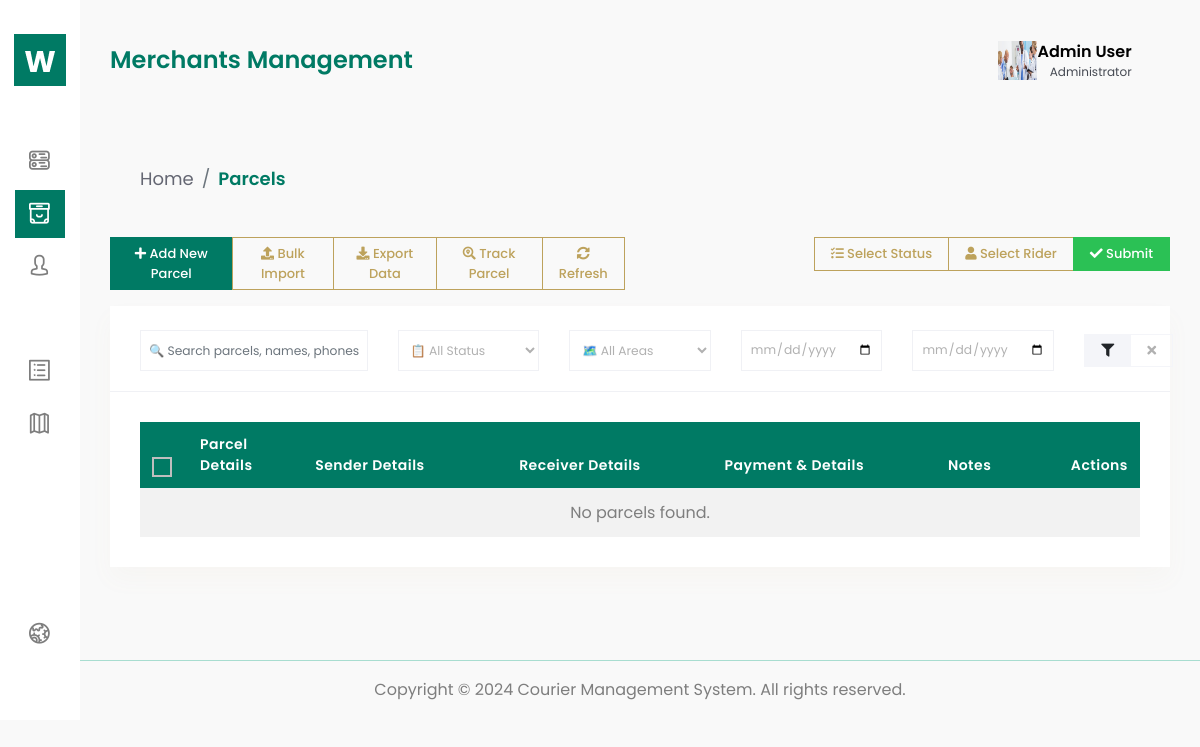
/parcels/parcels-info/, run on an earlier commit of the app's database.
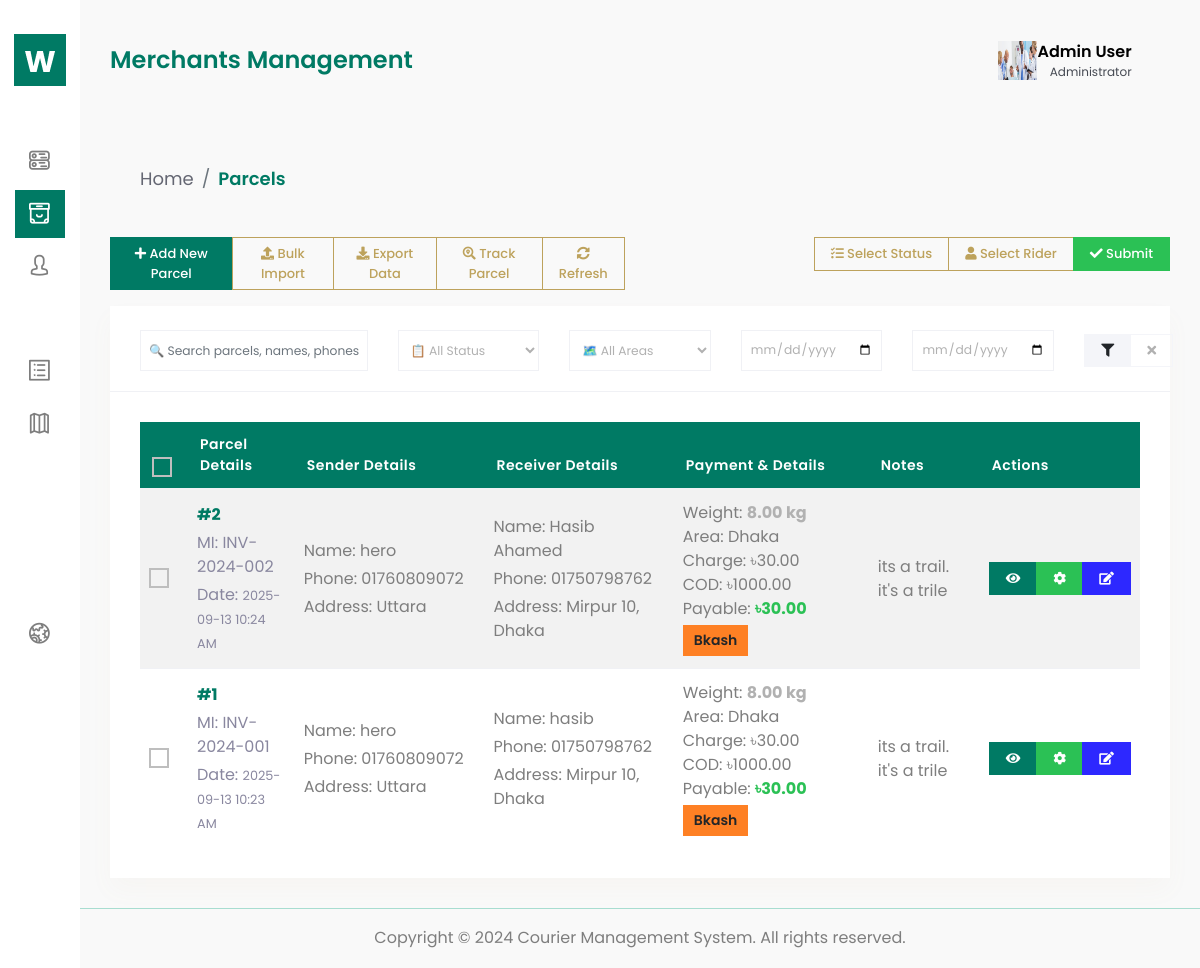
And on a later commit of the database.
### parcels/models.py (models this page shows, shortened)
class Parcel(models.Model):
    parcels_id = models.AutoField(primary_key=True)
    parcels_merchant_id = models.ForeignKey(
        'accounts.Merchant', on_delete=models.CASCADE, null=True, blank=True, related_name='parcels'
    )
    parcels_service_id = models.ForeignKey(
        'logistics.Service', on_delete=models.CASCADE, related_name='parcels', default="1"
    )
    parcels_area_id = models.ForeignKey(
        'logistics.Area', on_delete=models.CASCADE, null=True, blank=True, related_name='parcels'
    )
    assigned_soldier = models.ForeignKey(
        'accounts.DeliverySoldier',
        on_delete=models.SET_NULL,  # If soldier is deleted, keep parcel but set null
        null=True, blank=True,
        related_name='parcels'      # 👈 this gives soldier.parcels
    )
    DELIVERY_AREAS = [
        ('dhaka', 'Dhaka City'),
        ('sub_city', 'Sub City'),
        ('out_dhaka', 'Out of Dhaka'),
    ]
    parcels_customer_name = models.CharField(max_length=100)
    parcels_customer_phone = models.CharField(max_length=20)
    parcels_customer_phone2 = models.CharField(max_length=20, null=True, blank=True)
    parcels_customer_address = models.TextField()
    parcels_cash_collection = models.DecimalField(max_digits=10, decimal_places=2)
    selected_price=models.DecimalField(max_digits=10,decimal_places=2, null=True,blank=True)
    parcels_type= models.CharField(max_length=50, null=True, blank=True, choices=(("documents","documents"),("electronics","electronics"),("clothing","clothing"),("food items","food items"),("other","other")), default="other")
    parcels_weight_kg = models.DecimalField(max_digits=5, decimal_places=2)  # e.g. 12.50 kg
    parcels_item_desc = models.CharField(max_length=255)
    parcels_note = models.TextField(null=True, blank=True)
    delivery_area = models.CharField(max_length=20, choices=DELIVERY_AREAS, default="dhaka")
    pickup_date=models.DateField(null=True, blank=True)
    payment_method=models.CharField(max_length=200, choices=(("Bkash","Bkash"),("Nogod","Nogod"),("Bank","Bank")), default="Bkash")
    created_at = models.DateTimeField(auto_now_add=True)  # for tracking
    updated_at = models.DateTimeField(auto_now=True)

### accounts/models.py (models this page shows, shortened)
class Merchant(models.Model):
    STATUS_CHOICES=(
        ("pending","Pending Approval"),
        ("approved","Approved"),
        ("rejected","Rejected"),
    )
    merchant_id = models.BigAutoField(primary_key=True)
    merchant_name = models.CharField(max_length=100)
    merchant_email = models.EmailField(unique=True)
    merchant_phone = models.CharField(max_length=20)
    merchant_business_name = models.CharField(max_length=150)
    merchant_business_number = models.CharField(max_length=50)
    merchant_business_url = models.URLField(blank=True, null=True)
    merchant_pickup_address = models.TextField()
    merchant_username = models.CharField(max_length=50, unique=True)
    merchant_password = models.CharField(max_length=255)
    merchant_category = models.CharField(max_length=100)
    merchant_business_description=models.TextField(blank=True)
    status=models.CharField(max_length=20, choices=STATUS_CHOICES, default="pending")
    created_at = models.DateTimeField(auto_now_add=True)
    updated_at = models.DateTimeField(auto_now=True)

### parcels/views.py (the view)
# urls.py: path('parcels-info/',views.parcel, name='parcel'),
def parcel(request):
    parcels = Parcel.objects.all().order_by('-created_at')
    return render(request, "parcels/parcel.html", {'parcels': parcels})

### parcels/Templates/parcels/parcel.html (shortened to what the changed rows need)
{%extends 'base.html'%}
{%block content%}
        <div class="content-body">
            <div class="container-fluid">
                <div class="row">
                    <div class="col-12">
                        <div class="card">
                            <div class="card-body">
                                <div class="table-responsive">
                                    <table id="parcelsTable" class="table table-striped parcels-table mb-0">
                                        <thead class="thead-primary">
                                            <tr>
                                                <th style="width: 3%;">
                                                    <div class="custom-control custom-checkbox">
                                                    </div>
                                                </th>
                                                <th style="width: 12%;">Parcel Details</th>
                                                <th style="width: 22%;">Sender Details</th>
                                                <th style="width: 22%;">Receiver Details</th>
                                                <th style="width: 24%;">Payment & Details</th>
                                                <th style="width: 13%;">Notes</th>
                                                <th style="width: 4%;">Actions</th>
                                            </tr>
                                        </thead>
                                        <tbody>
                                             {% for parcel in parcels %}
                                             <tr>
                                                <td>
                                                     <div class="custom-control custom-checkbox">
                                                     </div>
                                                </td>
                                                <td class="parcel-details-info">
                                                      <div class="mb-1"><strong class="font-weight-bold text-primary">#{{parcel.parcels_id}}</strong></div>
                                                      <div class="mb-1"><span class="text-muted">MI: INV-2024-{{parcel.parcels_id|stringformat:"03d"}}</span></div>
                                                      <div><span class="text-muted">Date:</span> <small class="text-muted">{{parcel.created_at|date:"Y-m-d H:i A"}}</small></div>
                                                </td>
                                                <td class="sender-receiver-info">
                                                        <div class="mb-1"><span class="info-label">Name:</span> {{parcel.parcels_merchant_id.merchant_name}}</div>
                                                        <div class="mb-1"><span class="info-label">Phone:</span> {{parcel.parcels_merchant_id.merchant_phone}}</div>
                                                        <div><span class="info-label">Address:</span> {{parcel.parcels_merchant_id.merchant_pickup_address}}</div>
                                                </td>
                                                <td class="sender-receiver-info">
                                                        <div class="mb-1"><span class="info-label">Name:</span> {{parcel.parcels_customer_name}}</div>
                                                        <div class="mb-1"><span class="info-label">Phone:</span> {{parcel.parcels_customer_phone}}</div>
                                                        <div><span class="info-label">Address:</span> {{parcel.parcels_customer_address}}</div>
                                                </td>
                                                <td class="amount-info">
                                                        <div class="mb-0"><span class="info-label">Weight:</span> <strong>{{parcel.parcels_weight_kg}} kg</strong></div>
                                                        <div class="mb-0"><span class="info-label">Area:</span> {{parcel.delivery_area|title}}</div>
                                                        <div class="mb-0"><span class="info-label">Charge:</span> ৳{{parcel.selected_price}}</div>
                                                        <div class="mb-0"><span class="info-label">COD:</span> ৳{{parcel.parcels_cash_collection}}</div>
                                                        <div class="mb-1"><span class="info-label">Payable:</span> <span class="text-success font-weight-bold">৳{{parcel.selected_price|floatformat:2}}</span></div>
                                                        <div>
                                                          <span class="badge
                                                               {% if parcel.payment_method == 'Bkash' %}badge-warning
                                                               {% elif parcel.payment_method == 'Nogod' %}badge-info
                                                               {% elif parcel.payment_method == 'Bank' %}badge-success
                                                               {% else %}badge-secondary{% endif %}">
                                                                {{ parcel.payment_method }}
                                                         </span>
                                                        </div>
                                                        </td>
                                                              <td class="sender-receiver-info">{{parcel.parcels_item_desc}}{% if parcel.parcels_note %}. {{parcel.parcels_note}}{% endif %}</td>
                                                              <td class="text-center">
                                                                <div class="btn-group">
                                                                   <a href="{% url 'parcel_detail' parcel.parcels_id %}" class="btn btn-primary btn-sm" title="View Details">
                                                                        <i class="fas fa-eye"></i>
                                                                   </a>
                                                                   <button class="btn btn-success btn-sm" title="Actions" onclick="openActionModal('{{parcel.parcels_id}}')">
                                                                       <i class="fas fa-cog"></i>
                                                                   </button>
                                                                   <a href="{% url "edit_parcel" parcel.parcels_id%}" class="btn btn-info btn-sm" title="Edit">
                                                                      <i class="fas fa-edit"></i>
                                                                  </a>
                                                                </div>
                                                              </td>
                                                           </tr>
                                                            {% empty %}
                                                            <tr>
                                                               <td colspan="7" class="text-center">No parcels found.</td>
                                                            </tr>
                                                           {% endfor %}
                                        </tbody>
                                    </table>
                                </div>
                            </div>
                        </div>
                    </div>
                </div>
            </div>
        </div>
{%endblock%}

What changed in the data, as far as the page shows it:
added Parcel: parcels_id "2", parcels_id "002", created_at "2025-09-13 10:24 AM", parcels_merchant_id.merchant_name "hero", parcels_merchant_id.merchant_phone "01760809072", parcels_merchant_id.merchant_pickup_address "Uttara", parcels_customer_name "Hasib Ahamed", parcels_customer_phone "01750798762", parcels_customer_address "Mirpur 10, Dhaka", parcels_weight_kg "8.00", delivery_area "Dhaka", selected_price "30.00", parcels_cash_collection "1000.00", payment_method "Bkash", parcels_item_desc "its a trail", parcels_note "it's a trile"
added Parcel: parcels_id "1", parcels_id "001", created_at "2025-09-13 10:23 AM", parcels_merchant_id.merchant_name "hero", parcels_merchant_id.merchant_phone "01760809072", parcels_merchant_id.merchant_pickup_address "Uttara", parcels_customer_name "hasib", parcels_customer_phone "01750798762", parcels_customer_address "Mirpur 10, Dhaka", parcels_weight_kg "8.00", delivery_area "Dhaka", selected_price "30.00", parcels_cash_collection "1000.00", payment_method "Bkash", parcels_item_desc "its a trail", parcels_note "it's a trile"
Also different on the page:
text no longer shown: "No parcels found."
